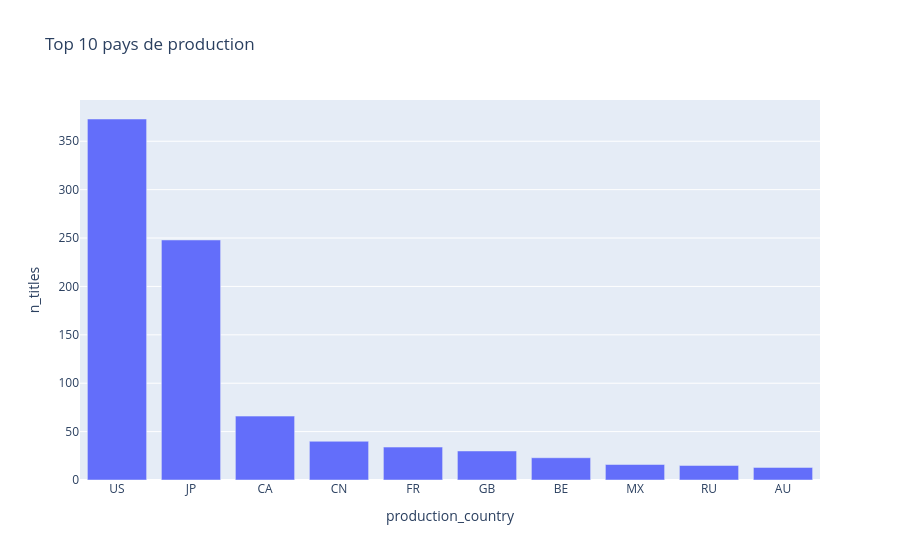

Notebook code for this chart:
### Code cell
country_counts = df['production_country'].value_counts().head(10).reset_index()
country_counts.columns = ['production_country', 'n_titles']
px.bar(country_counts, x='production_country', y='n_titles', title='Top 10 pays de production')

### Figure 1 — Plotly figure (JSON) as saved in the notebook; plotly's stock layout.template omitted (floating-point values rounded to 4 significant figures)
{"data": [{"alignmentgroup": "True", "hovertemplate": "production_country=%{x}<br>n_titles=%{y}<extra></extra>", "legendgroup": "", "marker": {"color": "#636efa", "pattern": {"shape": ""}}, "name": "", "offsetgroup": "", "orientation": "v", "showlegend": false, "textposition": "auto", "type": "bar", "x": ["US", "JP", "CA", "CN", "FR", "GB", "BE", "MX", "RU", "AU"], "xaxis": "x", "y": [373, 248, 66, 40, 34, 30, 23, 16, 15, 13], "yaxis": "y"}], "layout": {"barmode": "relative", "legend": {"tracegroupgap": 0}, "title": {"text": "Top 10 pays de production"}, "xaxis": {"anchor": "y", "domain": [0, 1], "title": {"text": "production_country"}}, "yaxis": {"anchor": "x", "domain": [0, 1], "title": {"text": "n_titles"}}}}
